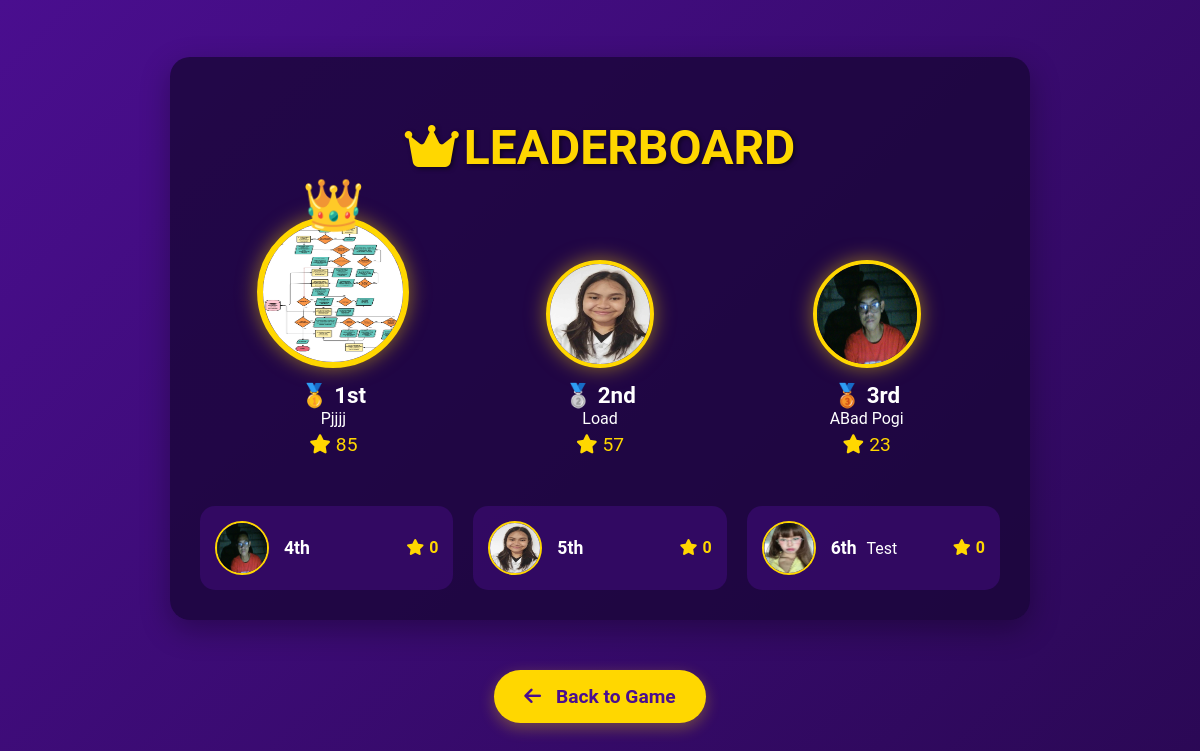
Page /leaderboards.php on the committed database.
### tables this page shows
CREATE TABLE `users` (
  `id` int(11) NOT NULL,
  `username` varchar(128) NOT NULL,
  `password_hash` varchar(255) NOT NULL,
  `image` varchar(255) NOT NULL,
  `nickname` varchar(255) NOT NULL,
  `hearts` int(11) NOT NULL,
  `lifelines` int(11) NOT NULL DEFAULT 3,
  `skips` int(11) NOT NULL,
  `achievements` text NOT NULL,
  `last_heart_regeneration` int(11) NOT NULL,
  `points` int(11) NOT NULL
);

### leaderboards.php (the view, shortened to what this page needs)
<?php
$servername = "localhost";
$username = "root";
$password = "";
$dbname = "floraquiz";
$conn = new mysqli($servername, $username, $password, $dbname);
$sql = "SELECT nickname, points, image FROM users ORDER BY points DESC LIMIT 13";
$result = $conn->query($sql);
$users = [];
if ($result->num_rows > 0) {
    while($row = $result->fetch_assoc()) {
        $users[] = $row;
    }
}
?>
<!DOCTYPE html>
<html lang="en">
<head>
    <link rel="stylesheet" href="https://cdnjs.cloudflare.com/ajax/libs/font-awesome/6.4.0/css/all.min.css">
</head>
<body>
    <div class="leaderboard">
        <h1><i class="fas fa-crown icon"></i>LEADERBOARD</h1>
        <div class="top-3">
            <?php
            $topThree = array_slice($users, 0, 3);
            $first = $topThree[0];
            $second = $topThree[1] ?? null;
            $third = $topThree[2] ?? null;
            function renderTopPlayer($user, $rank) {
                $medal = $rank == 1 ? '🥇' : ($rank == 2 ? '🥈' : '🥉');
                echo "<div class='top-player'>";
                if ($rank == 1) {
                    echo "<div class='laurel'>👑</div>";
                }
                echo "<img src='{$user['image']}' alt='{$user['nickname']}'>";
                echo "<div class='rank'>{$medal} {$rank}" . ($rank == 1 ? "st" : ($rank == 2 ? "nd" : "rd")) . "</div>";
                echo "<div>{$user['nickname']}</div>";
                echo "<div class='points'><i class='fas fa-star icon'></i>{$user['points']}</div>";
                echo "</div>";
            }
            if ($second) renderTopPlayer($second, 2);
            renderTopPlayer($first, 1);
            if ($third) renderTopPlayer($third, 3);
            ?>
        </div>
        <div class="other-players">
            <?php
            for ($i = 3; $i < count($users); $i++) {
                $rank = $i + 1;
                $user = $users[$i];
                echo "<div class='player'>";
                echo "<img src='{$user['image']}' alt='{$user['nickname']}'>";
                echo "<div class='player-info'>";
                echo "<span class='player-rank'>{$rank}th</span>";
                echo "<span>{$user['nickname']}</span>";
                echo "<span class='player-points'><i class='fas fa-star icon'></i>{$user['points']}</span>";
                echo "</div>";
                echo "</div>";
            }
            ?>
        </div>
    </div>
    <a href="javascript:history.back()" class="back-button"><i class="fas fa-arrow-left"></i> Back to Game</a>
</body>
</html>

### leaderboards.php (style rules this page uses)
:root { --primary-color: #4a0e8f; --secondary-color: #2a0854; --accent-color: #ffd700; --text-color: #ffffff; --background-color: #1a0639; }
body { font-family: 'Roboto', sans-serif; background: linear-gradient(135deg, var(--primary-color), var(--secondary-color)); color: var(--text-color); display: flex; justify-content: center; align-items: center; flex-direction: column; min-height: 100vh; margin: 0; padding: 20px; box-sizing: border-box; }
.leaderboard { background-color: rgba(26, 6, 57, 0.8); border-radius: 20px; padding: 30px; width: 100%; max-width: 800px; box-shadow: 0 10px 30px rgba(0, 0, 0, 0.3); margin-bottom: 30px; transition: all 0.3s ease; }
h1 { text-align: center; color: var(--accent-color); font-size: 3em; margin-bottom: 40px; text-shadow: 2px 2px 4px rgba(0,0,0,0.5); animation: glow 2s ease-in-out infinite alternate; }
.top-3 { display: flex; justify-content: center; align-items: flex-end; margin-bottom: 50px; position: relative; }
.top-player { text-align: center; position: relative; margin: 0 15px; flex: 1; transition: all 0.3s ease; }
.top-player img { width: 100px; height: 100px; border-radius: 50%; border: 4px solid var(--accent-color); box-shadow: 0 0 20px rgba(255,215,0,0.5); transition: all 0.3s ease; }
.top-player:nth-child(2) { order: -1; }
.top-player:nth-child(2) img { width: 140px; height: 140px; border-width: 6px; animation: pulse 2s infinite; }
.laurel { position: absolute; top: -40px; left: 50%; transform: translateX(-50%); font-size: 50px; color: var(--accent-color); animation: float 3s ease-in-out infinite; }
.rank { font-size: 1.4em; font-weight: bold; margin-top: 10px; }
.points { font-size: 1.2em; color: var(--accent-color); margin-top: 5px; }
.other-players { display: grid; grid-template-columns: repeat(auto-fit, minmax(250px, 1fr)); gap: 20px; }
.player { background-color: rgba(58, 11, 112, 0.7); border-radius: 15px; padding: 15px; display: flex; align-items: center; transition: all 0.3s ease; }
.player img { width: 50px; height: 50px; border-radius: 50%; margin-right: 15px; border: 2px solid var(--accent-color); }
.player-info { flex-grow: 1; }
.player-rank { font-weight: bold; margin-right: 10px; font-size: 1.1em; }
.player-points { float: right; color: var(--accent-color); font-weight: bold; }
.icon { margin-right: 5px; color: var(--accent-color); }
.back-button { display: inline-block; margin: 20px 0; padding: 15px 30px; background-color: var(--accent-color); color: var(--primary-color); font-size: 1.2em; font-weight: bold; border-radius: 50px; text-decoration: none; box-shadow: 0 5px 15px rgba(255, 215, 0, 0.3); transition: all 0.3s ease; }
.back-button i { margin-right: 10px; }

### rows in the picture
users: image (picture), nickname "Load", points "57"
users: image (picture), nickname "Pjjjj", points "85"
users: image (picture), nickname "ABad Pogi", points "23"
users: image (picture), rank "4", points "0"
users: image (picture), rank "5", points "0"
users: image (picture), rank "6", nickname "Test", points "0"

### other values in the picture
$medal "🥈 🥇 🥉"
$rank "2 1 3"
